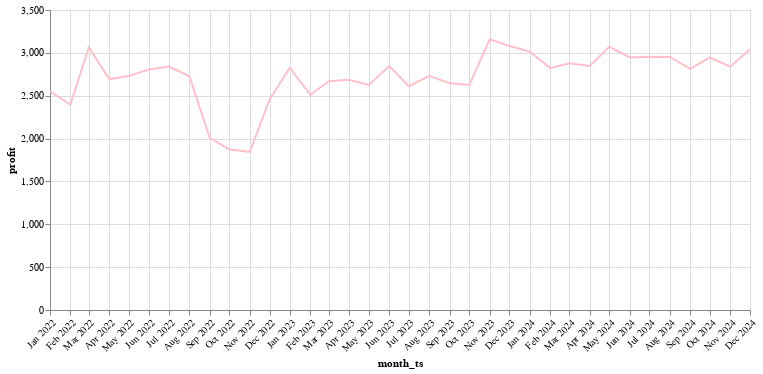

Here is the notebook cell this chart was saved with:
### Code cell
drinks_profit['month_ts'] = drinks_profit['month'].dt.to_timestamp()

drinks_profit_plot = alt.Chart(drinks_profit).mark_line(color='pink').encode(
    x=alt.X('month_ts:T', axis=alt.Axis(format='%b %Y', tickCount="month", labelOverlap=False, labelAngle=-45)),
    y="profit"
).properties(
    width=700 
)
drinks_profit_plot

### Figure 1 — Vega specification as saved in the notebook (floating-point values rounded to 4 significant figures)
{"$schema": "https://vega.github.io/schema/vega/v5.json", "data": [{"name": "source_0", "values": [{"month_ts": "2022-01-01T00:00:00.000", "profit": 2552.0}, {"month_ts": "2022-02-01T00:00:00.000", "profit": 2395.0}, {"month_ts": "2022-03-01T00:00:00.000", "profit": 3065.0}, {"month_ts": "2022-04-01T00:00:00.000", "profit": 2693.0}, {"month_ts": "2022-05-01T00:00:00.000", "profit": 2730.0}, {"month_ts": "2022-06-01T00:00:00.000", "profit": 2807.0}, {"month_ts": "2022-07-01T00:00:00.000", "profit": 2840.0}, {"month_ts": "2022-08-01T00:00:00.000", "profit": 2726.0}, {"month_ts": "2022-09-01T00:00:00.000", "profit": 2009.0}, {"month_ts": "2022-10-01T00:00:00.000", "profit": 1871.0}, {"month_ts": "2022-11-01T00:00:00.000", "profit": 1845.0}, {"month_ts": "2022-12-01T00:00:00.000", "profit": 2457.0}, {"month_ts": "2023-01-01T00:00:00.000", "profit": 2826.0}, {"month_ts": "2023-02-01T00:00:00.000", "profit": 2509.0}, {"month_ts": "2023-03-01T00:00:00.000", "profit": 2668.0}, {"month_ts": "2023-04-01T00:00:00.000", "profit": 2687.0}, {"month_ts": "2023-05-01T00:00:00.000", "profit": 2626.0}, {"month_ts": "2023-06-01T00:00:00.000", "profit": 2845.0}, {"month_ts": "2023-07-01T00:00:00.000", "profit": 2611.0}, {"month_ts": "2023-08-01T00:00:00.000", "profit": 2732.0}, {"month_ts": "2023-09-01T00:00:00.000", "profit": 2646.0}, {"month_ts": "2023-10-01T00:00:00.000", "profit": 2625.0}, {"month_ts": "2023-11-01T00:00:00.000", "profit": 3158.0}, {"month_ts": "2023-12-01T00:00:00.000", "profit": 3080.0}, {"month_ts": "2024-01-01T00:00:00.000", "profit": 3013.0}, {"month_ts": "2024-02-01T00:00:00.000", "profit": 2822.0}, {"month_ts": "2024-03-01T00:00:00.000", "profit": 2878.0}, {"month_ts": "2024-04-01T00:00:00.000", "profit": 2847.0}, {"month_ts": "2024-05-01T00:00:00.000", "profit": 3072.0}, {"month_ts": "2024-06-01T00:00:00.000", "profit": 2947.0}, {"month_ts": "2024-07-01T00:00:00.000", "profit": 2954.0}, {"month_ts": "2024-08-01T00:00:00.000", "profit": 2953.0}, {"month_ts": "2024-09-01T00:00:00.000", "profit": 2813.0}, {"month_ts": "2024-10-01T00:00:00.000", "profit": 2946.0}, {"month_ts": "2024-11-01T00:00:00.000", "profit": 2839.0}, {"month_ts": "2024-12-01T00:00:00.000", "profit": 3041.0}], "transform": [{"type": "formula", "expr": "toDate(datum['month_ts'])", "as": "month_ts"}]}, {"name": "source_0_y_domain_profit", "values": [{"min": 1845.0, "max": 3158.0}]}], "marks": [{"type": "line", "name": "marks", "from": {"data": "source_0"}, "sort": {"field": "x"}, "encode": {"update": {"y": {"field": "profit", "scale": "y"}, "x": {"field": "month_ts", "scale": "x"}, "stroke": {"value": "pink"}, "defined": {"signal": "isValid(datum[\"month_ts\"]) && isFinite(+datum[\"month_ts\"]) && isValid(datum[\"profit\"]) && isFinite(+datum[\"profit\"])"}}}, "style": ["line"]}], "scales": [{"name": "x", "type": "time", "domain": {"data": "source_0", "field": "month_ts"}, "range": [0, {"signal": "width"}]}, {"name": "y", "type": "linear", "domain": [{"signal": "(data(\"source_0_y_domain_profit\")[0] || {}).min"}, {"signal": "(data(\"source_0_y_domain_profit\")[0] || {}).max"}], "range": [{"signal": "height"}, 0], "zero": true, "nice": true}], "axes": [{"scale": "x", "zindex": 0, "domain": false, "ticks": false, "tickCount": "month", "orient": "bottom", "labels": false, "aria": false, "grid": true, "gridScale": "y", "maxExtent": 0, "minExtent": 0}, {"scale": "y", "orient": "left", "zindex": 0, "maxExtent": 0, "labels": false, "gridScale": "x", "minExtent": 0, "grid": true, "aria": false, "tickCount": {"signal": "ceil(height/40)"}, "ticks": false, "domain": false}, {"scale": "x", "zindex": 0, "title": "month_ts", "labelFlush": true, "grid": false, "labelAngle": 315, "format": "%b %Y", "labelOverlap": false, "tickCount": "month", "orient": "bottom", "labelAlign": "right", "labelBaseline": "top"}, {"scale": "y", "zindex": 0, "title": "profit", "grid": false, "orient": "left", "labelOverlap": true, "tickCount": {"signal": "ceil(height/40)"}}], "background": "white", "width": 700, "style": "cell", "padding": 5, "height": 300}
